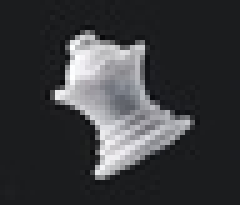
#> input picture report/images/chess_queen.jpg, 48 x 41 px, shrunk from 241 x 206 before the run, found by its file name (shown 5 times larger)
$ python orb.py   (older library calls are emulated)
#> lines starting #> are read from the running program, lines starting #| are printed output that depends on the picture
### utils.py
#!/usr/bin/env python3
#
# utility methods for FAST & BRIEF
# @author David Rubin
# @license MIT
import cv2
import numpy as np


# [8 lines left out: function rotation_matrix, not called in this run]


def smooth_gauss(image, variance=2, kernel_size=(9, 9)):
    """
    Smooth an image with a Gaussian filter. Default parameters correspond the article for the BRIEF descriptor.

    :param image: the image to be smoothed
    :param variance: the variance of the filter (default=2)
    :param kernel_size: the size of the filter kernel as a tuple (default=9x9)
    :return: the smoothed image
    """
    return cv2.GaussianBlur(image, kernel_size, variance)


def get_raw_img(image_name):
    """
    Return an array with image pixels (can be colored)
    :return: colored image as numpy array
    """
    # IMREAD_COLOR ignores transparency (!)
    return cv2.imread(image_name, cv2.IMREAD_COLOR)


def get_gray_img(image_name):
    """
    Open the self.image_name and return the grayscale values
    :return: array with grayscale image values
    """
    raw_image = get_raw_img(image_name)
    gray_image = cv2.cvtColor(raw_image, cv2.COLOR_BGR2GRAY)
    return gray_image


def get_pairs(feature_size=256, window_size=31):
    """
    Return a list of feature_size point (x,y) pairs

    :param feature_size:    the descriptor size to be used in BRIEF
    :param window_size:     the patch (window) size to be used in BRIEF
    """
    # Approach proposed by the professor
    # std = 1 / 5 * window_size
    # point_pairs2 = np.int32(np.random.randn(4, feature_size) * std)

    # Generate random point pairs
    # Using the approach G II: Gaussian(0, 1/25 * window_size^2)
    std = 0
    dev = 1 / 25 * (window_size * window_size)
    point_pairs = np.int32(np.random.normal(std, dev, (4, feature_size)))
    # Make sure the points are inside the window (patch)
    half_window_size = window_size // 2 -1
    brief_points = np.maximum(-half_window_size, np.minimum(point_pairs, half_window_size))
    return brief_points


def hamming_distance(a, b):
    """
    Calculate the Hamming distance between 2 binary arrays

    :param a:   numpy binary array 1 (0s and 1s)
    :param b:   numpy binary array 2 (0s and 1s)
    """
    return np.count_nonzero(a != b)

### fast.py
#!/usr/bin/env python3
#
# @author David Rubin
# @license MIT
import cv2
import numpy as np
from typing import Tuple
from pathlib import Path
from utils import get_gray_img, get_raw_img, smooth_gauss


class FAST:
    """
    A FAST detector (Rosten 2006) for keypoint detection.
    """

    def __init__(self, thr, img, levels=0, smooth=False):
        self.results_dir = Path('./results')
        self.results_dir.mkdir(exist_ok=True)
        self.threshold = thr
        self.image_name = str(img)
        self.image = get_gray_img(self.image_name)
        if smooth:
            self.image = smooth_gauss(self.image)
        # How many pixels must be brighter or darker than the center
        self.n = 12
        # Number of pyramid levels to use
        self.image_pyramid = [np.copy(self.image)]
        for level in range(levels):
            self.image_pyramid.append(cv2.pyrDown(self.image_pyramid[level]))
        self.high_speed_candidates = {}     # Keep track of high speed candidates (needed for report on task)

    # [44 lines left out: functions name_file, paint_corners, circle_corners, not called in this run]

    def nonmax_supression(self, image, corners: dict):
        """
        Performs non-maximal suppression on the corners.
        If two corners are adjacent, then discard the one with the lower score, otherwise do nothing.

        It paints the corners into an image (scores represent values) and removes the lower valued neighbours.
        :param image:   image to use as base for corner score mask
        :param corners: dict with points (tuples) as keys and corner scores as values
        :return: dict with lesser corners (some are suppressed)
        """
        # Paint an image with corner scores being the only values >0
        sc = np.zeros(image.shape)
        for corner, score in corners.items():
            sc[corner] = score

        nonmax_corners = {}
        # Check the neighbours of every corner pixel, if all have a lower score append the center one
        for corner, score in corners.items():
            x = corner[0]
            y = corner[1]
            if score >= sc[x - 1][y - 1] and score >= sc[x - 1][y] and score >= sc[x - 1][y + 1] \
                    and score >= sc[x][y - 1] and score >= sc[x][y + 1] and score >= sc[x + 1][y - 1] \
                    and score >= sc[x + 1][y] and score >= sc[x + 1][y + 1]:
                # The center score is bigger than all neighbouring values
                nonmax_corners[corner] = score
        return nonmax_corners

    def high_speed_test(self, image, pixel: Tuple[int, int]):
        """
        Implements a high speed test whether a given pixel is a corner (circle of 16 pixels)
        TODO: might be faster to check only north/south first and return false if both are not brighter or darker

        :param image:   image to use
        :param pixel: the center pixel we are testing (tuple)
        :return: true/false if corner and true/false if brighter
        """
        center = image[pixel[0], pixel[1]]
        neighbours = np.array([image[pixel[0], pixel[1] - 3], image[pixel[0] + 3, pixel[1]],
                               image[pixel[0], pixel[1] + 3], image[pixel[0] - 3, pixel[1]]])

        # The threshold for brightness and darkness
        thr_bright = center + self.threshold
        thr_dark = center - self.threshold
        # A value higher or equal to 3 suggests that we might have a corner
        if sum(neighbours > thr_bright) >= 3:
            return True, True
        if sum(neighbours < thr_dark) >= 3:
            return True, False
        # Not a candidate
        return False, None

    def bresenham_circle(self, image, pixel: Tuple[int, int]):
        """
        Returns pixels forming a Bresenham circle (N=16) using given pixel coordinates as

        :param image:   image to take pixels from
        :param pixel: tuple representing circle center
        """
        x, y = pixel
        return [
            image[x, y - 3],
            image[x + 1, y - 3],
            image[x + 2, y - 2],
            image[x + 3, y - 1],
            image[x + 3, y],
            image[x + 3, y + 1],
            image[x + 2, y + 2],
            image[x + 1, y + 3],
            image[x, y + 3],
            image[x - 1, y + 3],
            image[x - 2, y + 2],
            image[x - 3, y + 1],
            image[x - 3, y],
            image[x - 3, y - 1],
            image[x - 2, y - 2],
            image[x - 1, y - 3],
        ]

    def corner_test(self, image, pixel: Tuple[int, int], high_speed_brighter):
        """
        Perform a corner test on a given center pixel.

        :param image:   image to use for pixel values
        :param pixel: tuple containing pixel coordinates (x, y)
        :param high_speed_brighter: result of the high speed test (3 brighter or darker pixels were found)
        :return: False if not a corner, True if a corner is detected and the corner score value
        """
        # Check if pixel coordinates are valid (you can form a 16 point circle around them)
        max_edge = np.add(pixel, (3, 3))
        min_edge = np.add(pixel, (-3, -3))
        if (max_edge > image.shape).any() or (min_edge < (0, 0)).any():
            raise ValueError('Given pixel {} is out of bounds for image shape {}.'.format(pixel, image.shape))

        center_value = int(image[pixel])

        # Values on the circle around the center pixel
        neighbour_values = self.bresenham_circle(image, pixel)

        # Make sure at least 12 contiguous pixels are all brighter/darker than the threshold
        max_contiguous = 0
        curr_contiguous = 0

        # Compute the corner score only for the possibility suggested by the high speed test
        if high_speed_brighter:
            # circle_pixel > center_value + threshold => circle_pixel - center_value - threshold > 0
            pixels_score = [p - center_value - self.threshold for p in neighbour_values]
        else:
            # circle_pixel < center_value - threshold => center_value - threshold - circle_pixel > 0
            pixels_score = [center_value - p - self.threshold for p in neighbour_values]
        for pixel in pixels_score * 2:
            # Iterate over the list twice (we are checking a circle, perhaps pixels are contiguously brighter over our
            # starting/ending portion)
            curr_contiguous = curr_contiguous + 1 if pixel > 0 else 0
            if curr_contiguous > max_contiguous:
                max_contiguous = curr_contiguous
        pixels_score = np.array(pixels_score)
        # Return tuple of are there N contiguous pixels that satisfy condition, score of those pixels
        return max_contiguous >= self.n, np.sum(pixels_score[pixels_score > 0])

    def _find_corners(self, image, nonmax=False):
        """
        Looks for corners on the image passed

        :param nonmax: should the neighbouring corners be suppressed using non-maximal suppression
        :return: map of corners, where keys are coordinates and value is corner score
        """
        corners = {}
        self.high_speed_candidates = {}
        print(f'Running corner detection on {self.image_name} {image.shape}')
        for i in range(3, image.shape[0] - 3):
            for j in range(3, image.shape[1] - 3):
                current_pixel = (i, j)
                # If the high speed test confirms the pixel, try it with the normal variant
                is_candidate, is_brighter = self.high_speed_test(image, current_pixel)
                if is_candidate:
                    # Test the more promising pixel around the whole circle
                    is_corner, score = self.corner_test(image, current_pixel, is_brighter)
                    if is_corner:
                        # Pixel seems to be a corner, append it
                        corners[current_pixel] = score
                    self.high_speed_candidates[current_pixel] = True    # Keep track of all high speed candidates
        if nonmax:
            return self.nonmax_supression(image, corners)
        return corners

    def find_corners(self, nonmax=False):
        """
        Looks for corners on the original image passed

        :param nonmax: should the neighbouring corners be suppressed using non-maximal suppression
        :return: map of corners, where keys are coordinates and value is corner score
        """
        return self._find_corners(self.image, nonmax)

    # [12 lines left out: function find_scaled_corners, not called in this run]


# [19 lines that do not run on import are left out]
    # [9 lines of commented-out code are left out]

### brief.py
#!/usr/bin/env python3
#
# @author David Rubin
# @license MIT
import numpy as np
from fast import FAST
from pathlib import Path
from utils import get_gray_img, smooth_gauss, rotation_matrix, get_raw_img, get_pairs


class BRIEF:
    """
    Binary Robust Independent Elementary Features - BRIEF implementation.

    With the help of Calonder et. al. BRIEF: Binary Robust Independent Elementary Features
    """

    def __init__(self, image_name, pairs, window_size=31, feature_size=256):
        """
        Create a new BRIEF descriptor.

        THe default values are derived from the article.

        :param image_name: the path to an image
        :param pairs:  2 lists of points that should match in length (see get_pairs(...))
        :param window_size: size of the patch (default is 31)
        :param feature_size: size of the binary feature vector in bits (default is 256)
        """
        self.window_size = window_size
        self.feature_size = feature_size
        self.image = get_gray_img(image_name)
        self.pairs = pairs

        # Smooth the image with a Gaussian kernel (removes sensitivity to high-frequency noise)
        self.image_smooth = smooth_gauss(self.image)

    def __call__(self, keypoint, steered=False, theta=0):
        """
        Calculate the BRIEF feature vector for the given key point.

        :param keypoints: the detected keypoints (see FAST)
        :param steered:  if the orientation should be provided
        :param theta: orientation of the keypoint
        :return: BRIEF.feature_size sized binary vector
        """
        # Check if the patch around the keypoint overflows the image
        img_height, img_width = self.image.shape
        half_window_size = self.window_size // 2
        distance = half_window_size    # Masking with safe distance from border
        if steered:
            distance *= 1.5     # Add some more distance in case of steered version

        if keypoint[0] < distance or keypoint[1] < distance \
                or keypoint[1] >= (img_width - distance) or keypoint[0] >= (img_height - distance):
            # Invalid keypoint (the patch around it exceeds the image boundaries
            return None

        # Move the BRIEF points onto the FAST keypoint
        keypoint = np.array(keypoint).reshape(2, 1)
        pairs1 = self.pairs[::2, :]
        pairs2 = self.pairs[1::2, :]
        # When using the steered version multiply the points with a rotation matrix (to produce S_theta)
        # Note that both steered=True and theta=<value> must be given for proper usage
        if steered:
            pairs1 = self.steer_pairs(self.pairs[::2, :], theta)
            pairs2 = self.steer_pairs(self.pairs[1::2, :], theta)

        # Compare the keypoint with the values in the patch
        fb_points1 = keypoint + pairs1
        fb_points2 = keypoint + pairs2

        descriptor = self.image_smooth[fb_points1[0, :], fb_points1[1, :]] > \
            self.image_smooth[fb_points2[0, :], fb_points2[1, :]]
        return np.array(descriptor, dtype=np.int8)

    def steer_pairs(self, pairs, theta):
        """
        Rotates the point pairs and returns new arrays for them
        The idea is that
        x' = x * cos(theta) - y * sin(theta)
        y' = x * sin(theta) + y * cos(theta)

        :param pairs: 2D list of point pairs [0, :] is x, [1, :] is y
        :param theta: orientation defined user parameter
        :returns new lists containing rotated points pairs
        """
        pairs_x = (pairs[0, :] * np.cos(theta)) - (pairs[1, :] * np.sin(theta))
        pairs_y = (pairs[0, :] * np.sin(theta)) + (pairs[1, :] * np.cos(theta))

        return [np.rint(pairs_x).astype(int), np.rint(pairs_y).astype(int)]

    def patch_moment(self, p, q, center):
        """
        Return the moment of a patch around the given keypoint.

        If the patch is a circle with diameter of 2r,
        then X and Y values range from -r to r.

        :param p: the moment parameter for x
        :param q: the moment parameter for y
        :param center: the center of the patch
        :return: the moment
        """
        r = int((self.window_size-1) / 2)
        # Check if the center is at least r away from the image edges
        max_edge = np.add(center, (r + 1, r + 1))
        min_edge = np.add(center, (-r, -r))
        if (max_edge > self.image.shape).any() or (min_edge < (0, 0)).any():
            print(f'Min edge is {min_edge}, max edge is {max_edge}')
            raise ValueError(f'Given center for the patch moment {center} is out of bounds for image shape {self.image.shape}.')

        # "To improve the rotation invariance of this measure we
        # make sure that moments are computed with x and y remaining
        # within a circular region of radius r. We empirically
        # choose r to be the patch size, so that that x and y run from
        # [−r, r]." as per ORB article
        # fixme: uses fixed window size of 31
        circle_mask = np.zeros((31, 31), dtype=np.int32)
        # Represents the number of pixels from center that create a circle
        circle_dists = [15, 15, 15, 15, 14, 14, 14, 13, 13, 12, 11, 10, 9, 8, 6, 3]
        for i in range(-15, 16):
            for j in range(-circle_dists[abs(i)], circle_dists[abs(i)] + 1):
                circle_mask[15 + j, 15 + i] = 1

        patch = self.image_smooth[center[0] - r: center[0] + r + 1, center[1] - r: center[1] + r + 1]
        moment_pq = 0
        for y in range(patch.shape[0]):
            for x in range(patch.shape[1]):
                if circle_mask[x, y]:
                    moment_pq += (x-r) ** p * (y-r) ** q * patch[x][y]
        return moment_pq

    def invalid_patch_bounds(self, keypoint):
        """
        Returns true if keypoint is outside the patch for orientation calculation
        """
        min_edge = self.window_size // 2 + 1
        max_edge = np.add(self.image.shape, (-min_edge, -min_edge))
        return keypoint[0] < min_edge or keypoint[1] < min_edge or keypoint[0] > max_edge[0] or keypoint[1] > max_edge[1]

    def calculate_orientation(self, keypoint):
        """
        Calculate centroid and rotation of a given keypoint (orb_final.pdf, 3.2)

        :param keypoint: pixel within certain bounds (window_size) on image
        :return orientation
        """
        m_10 = self.patch_moment(1, 0, keypoint)
        m_01 = self.patch_moment(0, 1, keypoint)
        m_00 = self.patch_moment(0, 0, keypoint)
        centroid = (m_10 / m_00, m_01 / m_00)
        return np.arctan2(m_01, m_10), centroid

    # [17 lines left out: function corner_orientation, not called in this run]


# [69 lines that do not run on import are left out]

    # plt.quiver(keypoint_origins[:, 1], keypoint_origins[:, 0], keypoint_directions[:, 0], keypoint_directions[:, 1],
    #            color='limegreen')

### orb.py
#!/usr/bin/env python3
#
# @author David Rubin
# @license MIT
import cv2
import numpy as np
from fast import FAST
from brief import BRIEF
from pathlib import Path
from utils import get_pairs, hamming_distance
from matplotlib import pyplot as plt


class ORB:
    def __init__(self, img1, img2, thr):
        """
        Create an ORB (-ish) comparator between two images.

        :param img1:    image 1
        :param img2:    image 2
        :param thr:     FAST threshold
        """
        self.image1 = img1
        self.image2 = img2
        self.keypoints1 = []
        self.keypoints2 = []
        self.threshold = thr

    def match_keypoints(self):
        """
        Will find key points on both images and try to match them using Hamming distance
        """
        # Instantiate FAST
        fast1 = FAST(self.threshold, Path(self.image1).absolute())
#> in get_raw_img, returned value is the input picture: shape (41, 48, 3); mean B, G, R 61.2, 58.7, 57.8
#> after the loop in __init__, `for level in range(levels):`: self.image_pyramid = 1 item
        fast2 = FAST(self.threshold, Path(self.image2).absolute())
#> call 2 of get_raw_img, with image_name = 'images/chess.jpg'
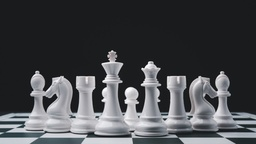
#> input picture report/images/chess.jpg, 256 x 144 px, shrunk from 1280 x 720 before the run, found by its file name
#> in get_raw_img, returned value is the input picture: shape (144, 256, 3); mean B, G, R 76.5, 73.3, 71.6

        # Instantiate BRIEF
        descriptor_size = 256
        patch_size = 31
        use_steered = True
        pairs = get_pairs(feature_size=descriptor_size, window_size=patch_size)
        brief1 = BRIEF(self.image1, pairs)
#> in smooth_gauss, `return cv2.GaussianBlur(image, kernel_size, variance)`:
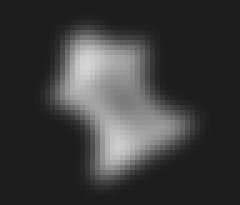
#> returned value: shape (41, 48) (shown 5 times larger); min 28, max 214, mean 58.7
        brief2 = BRIEF(self.image2, pairs)
#> call 2 of smooth_gauss, with variance = 2, kernel_size = (9, 9)
#> in smooth_gauss (call 2), `return cv2.GaussianBlur(image, kernel_size, variance)`:
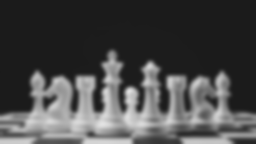
#> returned value: shape (144, 256); min 26, max 226, mean 73.2

        # Find key points and their orientations
        min_edge = patch_size // 2 + 1
        max_edge = np.add(brief1.image.shape, (-min_edge, -min_edge))
        kp1 = fast1.find_corners(nonmax=True)
#| Running corner detection on images/chess_queen.jpg (41, 48)
#> the loop in _find_corners, `for i in range(3, image.shape[0] - 3):` made 35 passes
#> the loop in nonmax_supression, `for corner, score in corners.items():` made 35 passes
#> (corner, score) on passes 1 to 8: ((8, 14), 1745), ((8, 15), 1664), ((8, 28), 762), ((9, 14), 1950), ((9, 27), 1764), ((9, 28), 1829), ((10, 28), 1371), ((14, 14), 1418)
#> after the loop in nonmax_supression, `for corner, score in corners.items():`:
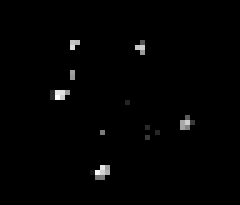
#> sc: shape (41, 48) float64 (shown 5 times larger); min 0, max 2265, mean 23.2; drawn with min black and max white
        keypoints1, orientations1 = self.find_orientations(min_edge, max_edge, kp1, brief1)
#> the loop in find_orientations, `for point in keypoints:` made 11 passes
        self.keypoints1 = np.array([list(k) for k in kp1.keys()])

        kp2 = fast2.find_corners(nonmax=True)
#| Running corner detection on images/chess.jpg (144, 256)
#> the loop in nonmax_supression (call 2), `for corner, score in corners.items():` made 472 passes
#> (corner, score) on passes 1 to 3: ((51, 111), 1658), ((51, 112), 1859), ((52, 114), 1044)
#> after the loop in nonmax_supression (call 2), `for corner, score in corners.items():`:
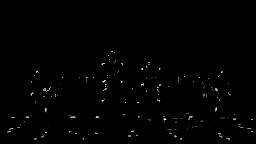
#> sc: shape (144, 256) float64; min 0, max 2393, mean 13.8; drawn with min black and max white
        max_edge = np.add(brief2.image.shape, (-min_edge, -min_edge))
        keypoints2, orientations2 = self.find_orientations(min_edge, max_edge, kp2, brief2)
#> (the rest of the program and of its run is left out)
